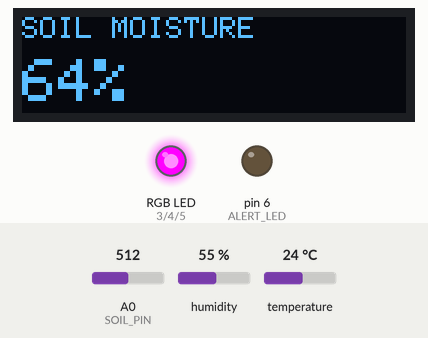
This sketch was run on a simulated Arduino Uno, built with avr-gcc and run on an emulated ATmega328P. Parts: 128×32 one-colour display, an RGB LED mixed from three pins (HIGH = lit), output pins drawn as LEDs (lit = HIGH). Dashed ring = blinking. The inputs (shaded band) are chosen by the test bench; at power-on: A0 (SOIL_PIN) = 512, humidity 55 %, temperature 24 °C. What the sketch prints to the serial monitor is not drawn.

Above: at 2.8 s.
2.9 s: A0 (SOIL_PIN) set to 650
At 4.5 s:
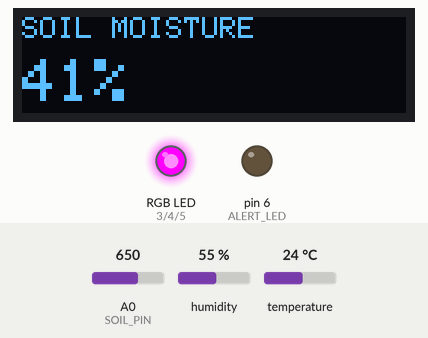
11.5 s: A0 (SOIL_PIN) set to 675
At 13.0 s:
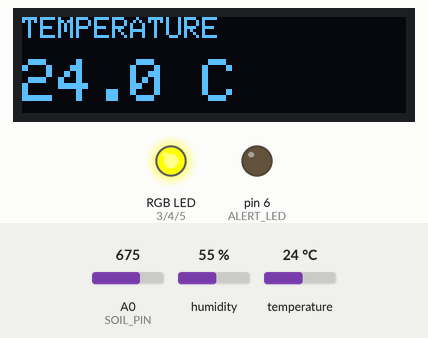
20.8 s: humidity set to 22 %
At 24.6 s:
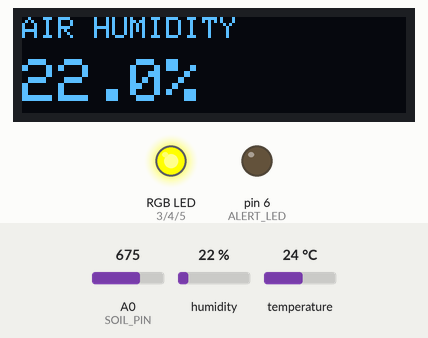
30.1 s: temperature set to 21 °C
33.2 s: temperature set to 18 °C
At 37.04 s:
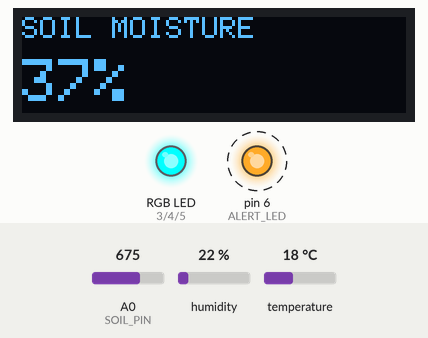
38.3 s: temperature set to 28 °C
At 40.3 s:
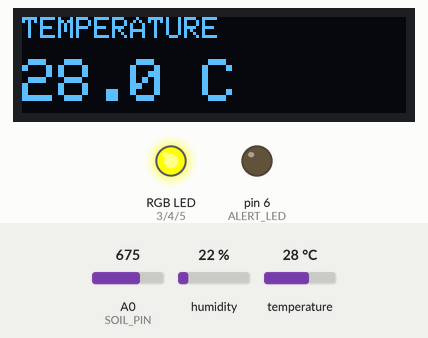
Timing chart, 0 to 41.8 s (numbered marks = the images above; inputs shaded):
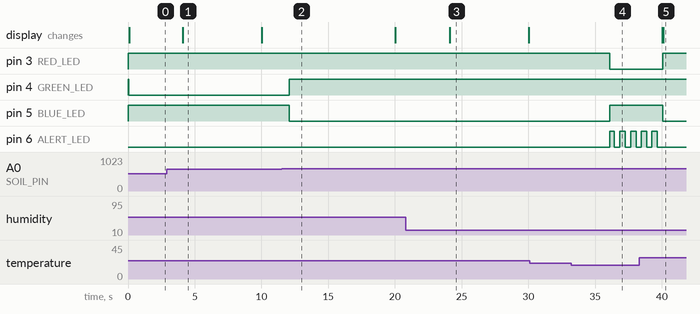

Measured:
- the behaviour switches between 660 and 661 on A0 (SOIL_PIN) (found by bisection; images 1 and 2)
- the behaviour switches between 20 and 19 °C on temperature (found by bisection; images 3 and 4)
- after the input at 2.9 s, the display: changes after 1.2 s (image 1)
- after the input at 11.5 s, pin 4 (GREEN_LED): LOW → HIGH after 0.57 s; pin 5 (BLUE_LED): HIGH → LOW after 0.57 s
- after the input at 20.8 s, the display: changes after 3.3 s (image 3)
- after the input at 30.1 s, every drawn part: stays the same
- after the input at 33.2 s, pin 3 (RED_LED): HIGH → LOW after 2.9 s; pin 5 (BLUE_LED): LOW → HIGH after 2.9 s; pin 6 (ALERT_LED): alternates HIGH for 0.40 s and LOW for 0.40 s, starting after 2.9 s
- after the input at 38.3 s, pin 3 (RED_LED): LOW → HIGH after 1.8 s; pin 5 (BLUE_LED): HIGH → LOW after 1.8 s; pin 6 (ALERT_LED): goes on until 39.6 s, then stays LOW; the display: first differs from a run without the input after 1.8 s (image 5)

The sketch:

sketch_oct18a.ino
```cpp
#include <Wire.h>
#include <Adafruit_GFX.h>
#include <Adafruit_SSD1306.h>
#include <DHT.h>

// OLED SETTINGS
#define SCREEN_WIDTH 128
#define SCREEN_HEIGHT 32

Adafruit_SSD1306 display(
  SCREEN_WIDTH, SCREEN_HEIGHT, &Wire, -1
);

// SENSOR PINS
#define SOIL_PIN A0
#define DHT_PIN 2
#define DHT_TYPE DHT11

// LED PINS
#define RED_LED 3
#define GREEN_LED 4
#define BLUE_LED 5
#define ALERT_LED 6

// SOIL CALIBRATION
// Replace these with your own readings
const int DRY_VALUE = 900;
const int WET_VALUE = 300;

// TIMING
const unsigned long SCREEN_INTERVAL = 10000;
const unsigned long SENSOR_INTERVAL = 2000;
const unsigned long FLASH_INTERVAL = 400;

DHT dht(DHT_PIN, DHT_TYPE);

int screenPage = 0;
int moisture = 0;

float temperature = NAN;
float humidity = NAN;

bool critical = false;
bool ledState = false;

unsigned long lastScreenChange = 0;
unsigned long lastSensorRead = 0;
unsigned long lastFlash = 0;

// RGB LED IS COMMON ANODE
void setColor(bool red, bool green, bool blue) {
  digitalWrite(RED_LED, red ? LOW : HIGH);
  digitalWrite(GREEN_LED, green ? LOW : HIGH);
  digitalWrite(BLUE_LED, blue ? LOW : HIGH);
}

// DISPLAY THE SELECTED READING
void updateDisplay() {
  display.clearDisplay();
  display.setTextColor(SSD1306_WHITE);
  display.setTextSize(1);
  display.setCursor(0, 0);

  if (screenPage == 0) {
    display.println("SOIL MOISTURE");
    display.setTextSize(2);
    display.setCursor(0, 14);
    display.print(moisture);
    display.print("%");
  }
  else if (screenPage == 1) {
    display.println("TEMPERATURE");
    display.setTextSize(2);
    display.setCursor(0, 14);

    if (isnan(temperature)) {
      display.print("Error");
    } else {
      display.print(temperature, 1);
      display.print(" C");
    }
  }
  else {
    display.println("AIR HUMIDITY");
    display.setTextSize(2);
    display.setCursor(0, 14);

    if (isnan(humidity)) {
      display.print("Error");
    } else {
      display.print(humidity, 1);
      display.print("%");
    }
  }

  display.display();
}

void setup() {
  Serial.begin(115200);
  dht.begin();

  pinMode(SOIL_PIN, INPUT);

  pinMode(RED_LED, OUTPUT);
  pinMode(GREEN_LED, OUTPUT);
  pinMode(BLUE_LED, OUTPUT);
  pinMode(ALERT_LED, OUTPUT);

  digitalWrite(ALERT_LED, LOW);
  setColor(0, 0, 0);

  if (!display.begin(SSD1306_SWITCHCAPVCC, 0x3C)) {
    Serial.println("OLED not found!");
    while (1);
  }

  display.clearDisplay();
  display.display();

  Serial.println("System Initialized!");
}

void loop() {
  unsigned long now = millis();

  // READ SENSORS EVERY 2 SECONDS
  if (lastSensorRead == 0 ||
      now - lastSensorRead >= SENSOR_INTERVAL) {

    lastSensorRead = now;

    int raw = analogRead(SOIL_PIN);

    if (DRY_VALUE != WET_VALUE) {
      moisture = map(
        raw, DRY_VALUE, WET_VALUE, 0, 100
      );
      moisture = constrain(moisture, 0, 100);
    }

    temperature = dht.readTemperature();
    humidity = dht.readHumidity();

    Serial.print("Raw Soil: ");
    Serial.println(raw);

    Serial.print("Moisture: ");
    Serial.print(moisture);
    Serial.println("%");

    Serial.print("Temperature: ");
    Serial.println(temperature);

    Serial.print("Humidity: ");
    Serial.println(humidity);

    // CHECK ALERT CONDITIONS
    critical = moisture < 30 ||
      (!isnan(temperature) &&
       (temperature > 30 || temperature < 20));

    if (critical) {
      setColor(1, 0, 0); // RED
    }
    else if (moisture < 40) {
      setColor(0, 0, 1); // BLUE
    }
    else {
      setColor(0, 1, 0); // GREEN
    }

    updateDisplay();
  }

  // FLASH ALERT LED
  if (critical) {
    if (now - lastFlash >= FLASH_INTERVAL) {
      lastFlash = now;
      ledState = !ledState;

      digitalWrite(
        ALERT_LED, ledState ? HIGH : LOW
      );
    }
  }
  else {
    ledState = false;
    digitalWrite(ALERT_LED, LOW);
  }

  // AUTOMATIC SCREEN SWITCHING
  if (now - lastScreenChange >= SCREEN_INTERVAL) {
    lastScreenChange = now;

    screenPage = (screenPage + 1) % 3;

    updateDisplay();
  }
}
```
